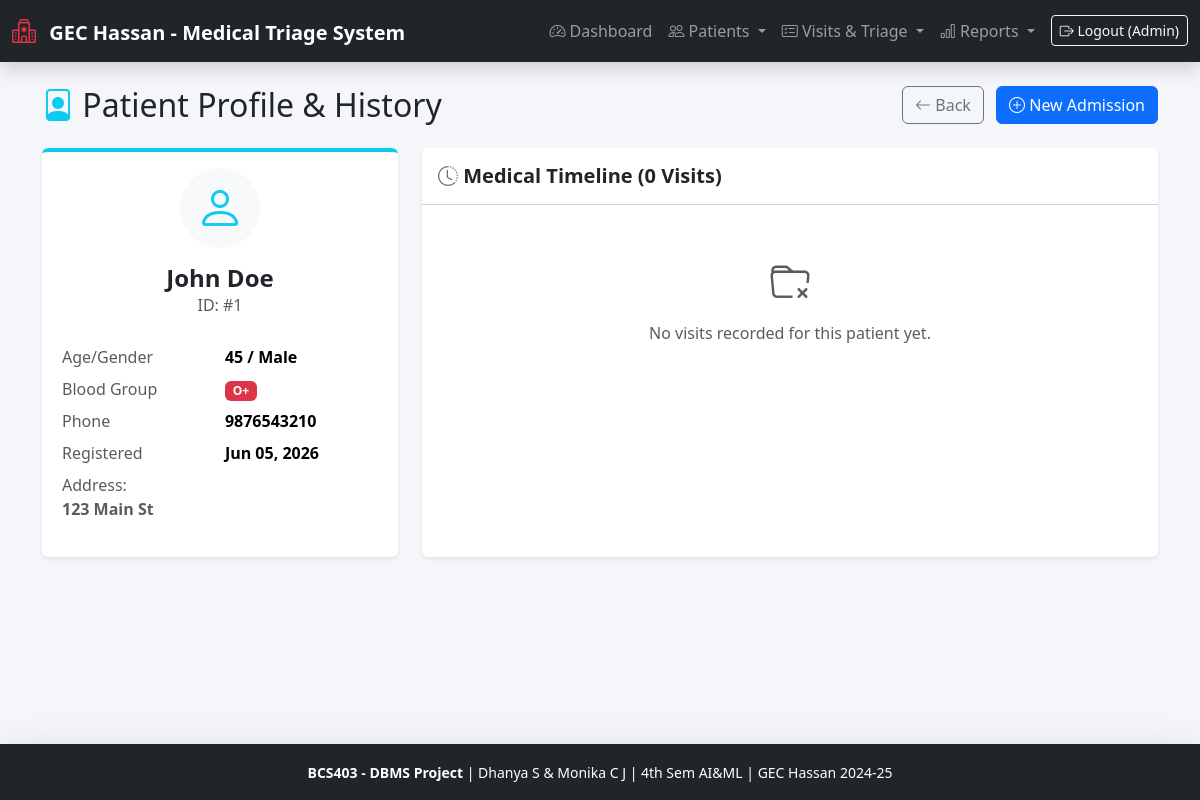
Screenshot of /patients/view.php?id=1 (signed in) with the database file from the repository.
### tables this page shows
CREATE TABLE `patients` (
  `patient_id` int(11) NOT NULL AUTO_INCREMENT,
  `name` varchar(100) NOT NULL,
  `age` int(11) DEFAULT NULL,
  `gender` enum('Male','Female','Other') DEFAULT NULL,
  `phone` varchar(15) UNIQUE DEFAULT NULL,
  `blood_group` varchar(5) DEFAULT NULL,
  `address` text DEFAULT NULL,
  `registered_at` timestamp DEFAULT current_timestamp(),
  PRIMARY KEY (`patient_id`)
);

### patients/view.php (the view, shortened to what this page needs)
<?php
require_once '../config/db.php';
require_once '../includes/header.php';
$patient_id = $_GET['id'] ?? 0;
$stmt_p = $conn->prepare("SELECT * FROM patients WHERE patient_id = ?");
$stmt_p->bind_param("i", $patient_id);
$stmt_p->execute();
$patient = $stmt_p->get_result()->fetch_assoc();
$visits = [];
?>
<div class="row mb-4 align-items-center">
    <div class="col-md-6">
        <h2 class="mb-0"><i class="bi bi-file-person text-info"></i> Patient Profile & History</h2>
    </div>
    <div class="col-md-6 text-end">
        <a href="list.php" class="btn btn-outline-secondary me-2"><i class="bi bi-arrow-left"></i> Back</a>
        <a href="../visits/admit.php?patient_id=<?php echo $patient['patient_id']; ?>" class="btn btn-primary"><i class="bi bi-plus-circle"></i> New Admission</a>
    </div>
</div>
<div class="row">
    <div class="col-md-4 mb-4">
        <div class="card shadow-sm border-0 border-top border-info border-4 h-100">
            <div class="card-body">
                <div class="text-center mb-4">
                    <div class="bg-light rounded-circle d-inline-flex align-items-center justify-content-center mb-3" style="width: 80px; height: 80px;">
                        <i class="bi bi-person text-info" style="font-size: 3rem;"></i>
                    </div>
                    <h4 class="fw-bold mb-0"><?php echo htmlspecialchars($patient['name']); ?></h4>
                    <p class="text-muted">ID: #<?php echo $patient['patient_id']; ?></p>
                </div>
                <table class="table table-sm table-borderless">
                    <tr><td class="text-muted">Age/Gender</td><td class="fw-bold"><?php echo $patient['age'] . ' / ' . $patient['gender']; ?></td></tr>
                    <tr><td class="text-muted">Blood Group</td><td><span class="badge bg-danger"><?php echo $patient['blood_group'] ?? 'Unknown'; ?></span></td></tr>
                    <tr><td class="text-muted">Phone</td><td class="fw-bold"><?php echo htmlspecialchars($patient['phone']); ?></td></tr>
                    <tr><td class="text-muted">Registered</td><td class="fw-bold"><?php echo date('M d, Y', strtotime($patient['registered_at'])); ?></td></tr>
                    <tr><td class="text-muted" colspan="2">Address:<br><span class="fw-bold"><?php echo nl2br(htmlspecialchars($patient['address'])); ?></span></td></tr>
                </table>
            </div>
        </div>
    </div>
    <div class="col-md-8 mb-4">
        <div class="card shadow-sm border-0 h-100">
            <div class="card-header bg-white py-3">
                <h5 class="mb-0 fw-bold"><i class="bi bi-clock-history text-secondary"></i> Medical Timeline (<?php echo count($visits); ?> Visits)</h5>
            </div>
            <div class="card-body p-0">
                <div class="accordion accordion-flush" id="historyAccordion">
                    <?php if(empty($visits)): ?>
                        <div class="p-5 text-center text-muted">
                            <i class="bi bi-folder-x fs-1"></i>
                            <p class="mt-2">No visits recorded for this patient yet.</p>
                        </div>
                    <?php endif; ?>
                </div>
            </div>
        </div>
    </div>
</div>
<?php require_once '../includes/footer.php'; ?>

### includes/header.php (style rules this page uses)
body { background-color: #f4f6f9; }

### includes/footer.php (style rules this page uses)
body { margin-bottom: 60px; }

### rows the page displays
patients: name "John Doe", patient_id "1", age "45", gender "Male", blood_group "O+", phone "9876543210", registered_at "Jun 05, 2026", address "123 Main St"

### other values shown
count($visits) "0"
